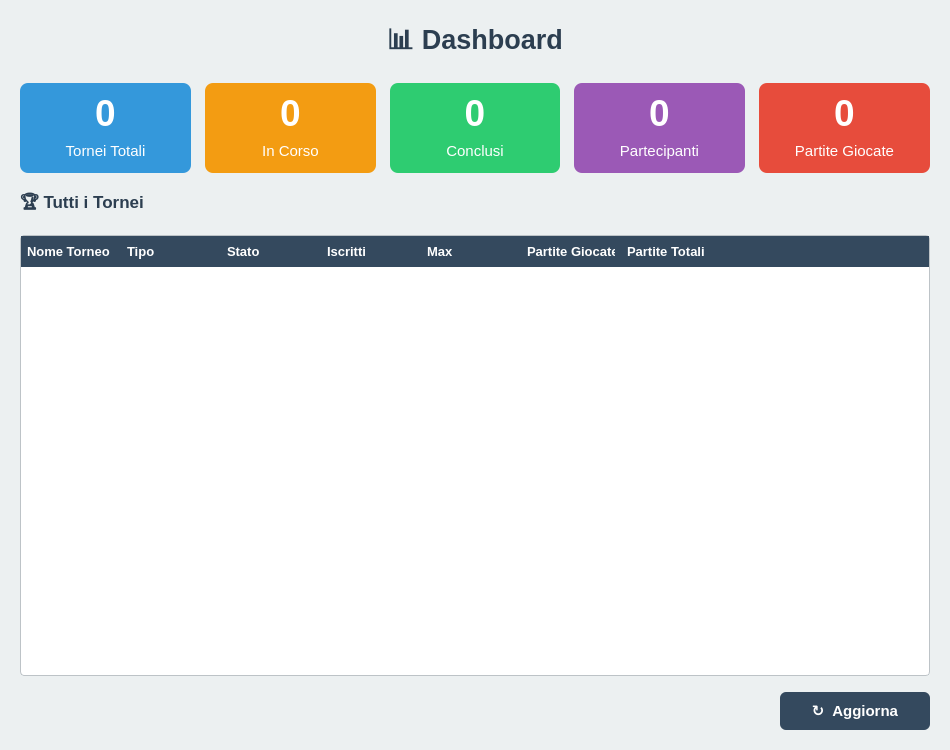
<?xml version="1.0" encoding="UTF-8"?>
<ui version="4.0">
 <class>DashboardWidget</class>
 <widget class="QWidget" name="DashboardWidget">
  <property name="geometry">
   <rect><x>0</x><y>0</y><width>950</width><height>750</height></rect>
  </property>
  <property name="windowTitle"><string>Dashboard</string></property>
  <property name="styleSheet">
   <string>QWidget#DashboardWidget { background-color: #ecf0f1; }</string>
  </property>

  <layout class="QVBoxLayout" name="vl_root">
   <property name="spacing"><number>0</number></property>
   <property name="leftMargin"><number>0</number></property>
   <property name="topMargin"><number>0</number></property>
   <property name="rightMargin"><number>0</number></property>
   <property name="bottomMargin"><number>0</number></property>

   <item>
    <layout class="QVBoxLayout" name="vl_content">
     <property name="spacing"><number>16</number></property>
     <property name="leftMargin"><number>20</number></property>
     <property name="topMargin"><number>20</number></property>
     <property name="rightMargin"><number>20</number></property>
     <property name="bottomMargin"><number>20</number></property>

     <!-- TITOLO -->
     <item>
      <widget class="QLabel" name="label_title">
       <property name="text">
        <string>&lt;b&gt;&lt;span style="font-size:20pt; color:#2c3e50;"&gt;📊 Dashboard&lt;/span&gt;&lt;/b&gt;</string>
       </property>
       <property name="alignment"><set>Qt::AlignCenter</set></property>
      </widget>
     </item>

     <!-- CARDS CONTATORI -->
     <item>
      <layout class="QHBoxLayout" name="hl_cards">
       <property name="spacing"><number>14</number></property>

       <item>
        <widget class="QFrame" name="card_totali">
         <property name="minimumSize"><size><width>0</width><height>90</height></size></property>
         <property name="styleSheet">
          <string>QFrame#card_totali { background-color: #3498db; border-radius: 8px; }</string>
         </property>
         <property name="frameShape"><enum>QFrame::StyledPanel</enum></property>
         <layout class="QVBoxLayout">
          <property name="spacing"><number>4</number></property>
          <item>
           <widget class="QLabel" name="lbl_totali_val">
            <property name="text"><string>0</string></property>
            <property name="alignment"><set>Qt::AlignCenter</set></property>
            <property name="styleSheet"><string>QLabel { color: white; font-size: 28pt; font-weight: bold; font-family: Helvetica; }</string></property>
           </widget>
          </item>
          <item>
           <widget class="QLabel" name="lbl_totali_lbl">
            <property name="text"><string>Tornei Totali</string></property>
            <property name="alignment"><set>Qt::AlignCenter</set></property>
            <property name="styleSheet"><string>QLabel { color: white; font-size: 11pt; font-family: Helvetica; }</string></property>
           </widget>
          </item>
         </layout>
        </widget>
       </item>

       <item>
        <widget class="QFrame" name="card_in_corso">
         <property name="minimumSize"><size><width>0</width><height>90</height></size></property>
         <property name="styleSheet">
          <string>QFrame#card_in_corso { background-color: #f39c12; border-radius: 8px; }</string>
         </property>
         <property name="frameShape"><enum>QFrame::StyledPanel</enum></property>
         <layout class="QVBoxLayout">
          <property name="spacing"><number>4</number></property>
          <item>
           <widget class="QLabel" name="lbl_in_corso_val">
            <property name="text"><string>0</string></property>
            <property name="alignment"><set>Qt::AlignCenter</set></property>
            <property name="styleSheet"><string>QLabel { color: white; font-size: 28pt; font-weight: bold; font-family: Helvetica; }</string></property>
           </widget>
          </item>
          <item>
           <widget class="QLabel" name="lbl_in_corso_lbl">
            <property name="text"><string>In Corso</string></property>
            <property name="alignment"><set>Qt::AlignCenter</set></property>
            <property name="styleSheet"><string>QLabel { color: white; font-size: 11pt; font-family: Helvetica; }</string></property>
           </widget>
          </item>
         </layout>
        </widget>
       </item>

       <item>
        <widget class="QFrame" name="card_conclusi">
         <property name="minimumSize"><size><width>0</width><height>90</height></size></property>
         <property name="styleSheet">
          <string>QFrame#card_conclusi { background-color: #2ecc71; border-radius: 8px; }</string>
         </property>
         <property name="frameShape"><enum>QFrame::StyledPanel</enum></property>
         <layout class="QVBoxLayout">
          <property name="spacing"><number>4</number></property>
          <item>
           <widget class="QLabel" name="lbl_conclusi_val">
            <property name="text"><string>0</string></property>
            <property name="alignment"><set>Qt::AlignCenter</set></property>
            <property name="styleSheet"><string>QLabel { color: white; font-size: 28pt; font-weight: bold; font-family: Helvetica; }</string></property>
           </widget>
          </item>
          <item>
           <widget class="QLabel" name="lbl_conclusi_lbl">
            <property name="text"><string>Conclusi</string></property>
            <property name="alignment"><set>Qt::AlignCenter</set></property>
            <property name="styleSheet"><string>QLabel { color: white; font-size: 11pt; font-family: Helvetica; }</string></property>
           </widget>
          </item>
         </layout>
        </widget>
       </item>

       <item>
        <widget class="QFrame" name="card_partecipanti">
         <property name="minimumSize"><size><width>0</width><height>90</height></size></property>
         <property name="styleSheet">
          <string>QFrame#card_partecipanti { background-color: #9b59b6; border-radius: 8px; }</string>
         </property>
         <property name="frameShape"><enum>QFrame::StyledPanel</enum></property>
         <layout class="QVBoxLayout">
          <property name="spacing"><number>4</number></property>
          <item>
           <widget class="QLabel" name="lbl_partecipanti_val">
            <property name="text"><string>0</string></property>
            <property name="alignment"><set>Qt::AlignCenter</set></property>
            <property name="styleSheet"><string>QLabel { color: white; font-size: 28pt; font-weight: bold; font-family: Helvetica; }</string></property>
           </widget>
          </item>
          <item>
           <widget class="QLabel" name="lbl_partecipanti_lbl">
            <property name="text"><string>Partecipanti</string></property>
            <property name="alignment"><set>Qt::AlignCenter</set></property>
            <property name="styleSheet"><string>QLabel { color: white; font-size: 11pt; font-family: Helvetica; }</string></property>
           </widget>
          </item>
         </layout>
        </widget>
       </item>

       <item>
        <widget class="QFrame" name="card_partite">
         <property name="minimumSize"><size><width>0</width><height>90</height></size></property>
         <property name="styleSheet">
          <string>QFrame#card_partite { background-color: #e74c3c; border-radius: 8px; }</string>
         </property>
         <property name="frameShape"><enum>QFrame::StyledPanel</enum></property>
         <layout class="QVBoxLayout">
          <property name="spacing"><number>4</number></property>
          <item>
           <widget class="QLabel" name="lbl_partite_val">
            <property name="text"><string>0</string></property>
            <property name="alignment"><set>Qt::AlignCenter</set></property>
            <property name="styleSheet"><string>QLabel { color: white; font-size: 28pt; font-weight: bold; font-family: Helvetica; }</string></property>
           </widget>
          </item>
          <item>
           <widget class="QLabel" name="lbl_partite_lbl">
            <property name="text"><string>Partite Giocate</string></property>
            <property name="alignment"><set>Qt::AlignCenter</set></property>
            <property name="styleSheet"><string>QLabel { color: white; font-size: 11pt; font-family: Helvetica; }</string></property>
           </widget>
          </item>
         </layout>
        </widget>
       </item>

      </layout>
     </item>

     <!-- SEZIONE TORNEI -->
     <item>
      <widget class="QLabel" name="lbl_sezione_tornei">
       <property name="text"><string>🏆 Tutti i Tornei</string></property>
       <property name="styleSheet">
        <string>QLabel { color: #2c3e50; font-family: Helvetica; font-size: 13pt; font-weight: bold; }</string>
       </property>
      </widget>
     </item>

     <!-- TABELLA TORNEI -->
     <item>
      <widget class="QTreeWidget" name="tbl_tornei">
       <property name="font"><font><family>Helvetica</family><pointsize>10</pointsize></font></property>
       <property name="alternatingRowColors"><bool>true</bool></property>
       <property name="selectionMode"><enum>QAbstractItemView::SingleSelection</enum></property>
       <property name="selectionBehavior"><enum>QAbstractItemView::SelectRows</enum></property>
       <property name="editTriggers"><set>QAbstractItemView::NoEditTriggers</set></property>
       <property name="rootIsDecorated"><bool>false</bool></property>
       <property name="styleSheet">
        <string>
QTreeWidget { background-color: white; border: 1px solid #bdc3c7; border-radius: 4px; }
QTreeWidget::item { padding: 5px; }
QTreeWidget::item:selected { background-color: #3498db; color: white; }
QHeaderView::section { background-color: #34495e; color: white; font-weight: bold; padding: 6px; border: none; font-family: Helvetica; font-size: 10pt; }
        </string>
       </property>
       <column><property name="text"><string>Nome Torneo</string></property><property name="minimumWidth"><number>180</number></property></column>
       <column><property name="text"><string>Tipo</string></property><property name="minimumWidth"><number>80</number></property></column>
       <column><property name="text"><string>Stato</string></property><property name="minimumWidth"><number>170</number></property></column>
       <column><property name="text"><string>Iscritti</string></property><property name="minimumWidth"><number>80</number></property></column>
       <column><property name="text"><string>Max</string></property><property name="minimumWidth"><number>60</number></property></column>
       <column><property name="text"><string>Partite Giocate</string></property><property name="minimumWidth"><number>120</number></property></column>
       <column><property name="text"><string>Partite Totali</string></property><property name="minimumWidth"><number>110</number></property></column>
      </widget>
     </item>

     <!-- BOTTONE AGGIORNA -->
     <item>
      <layout class="QHBoxLayout">
       <item>
        <spacer><property name="orientation"><enum>Qt::Horizontal</enum></property><property name="sizeHint" stdset="0"><size><width>40</width><height>20</height></size></property></spacer>
       </item>
       <item>
        <widget class="QPushButton" name="btn_refresh">
         <property name="minimumSize"><size><width>150</width><height>38</height></size></property>
         <property name="text"><string>↻  Aggiorna</string></property>
         <property name="styleSheet">
          <string>QPushButton { background-color: #34495e; color: white; border-radius: 6px; font-family: Helvetica; font-size: 11pt; font-weight: bold; } QPushButton:hover { background-color: #2c3e50; }</string>
         </property>
        </widget>
       </item>
      </layout>
     </item>

    </layout>
   </item>
  </layout>
 </widget>
 <resources/>
 <connections/>
</ui>
